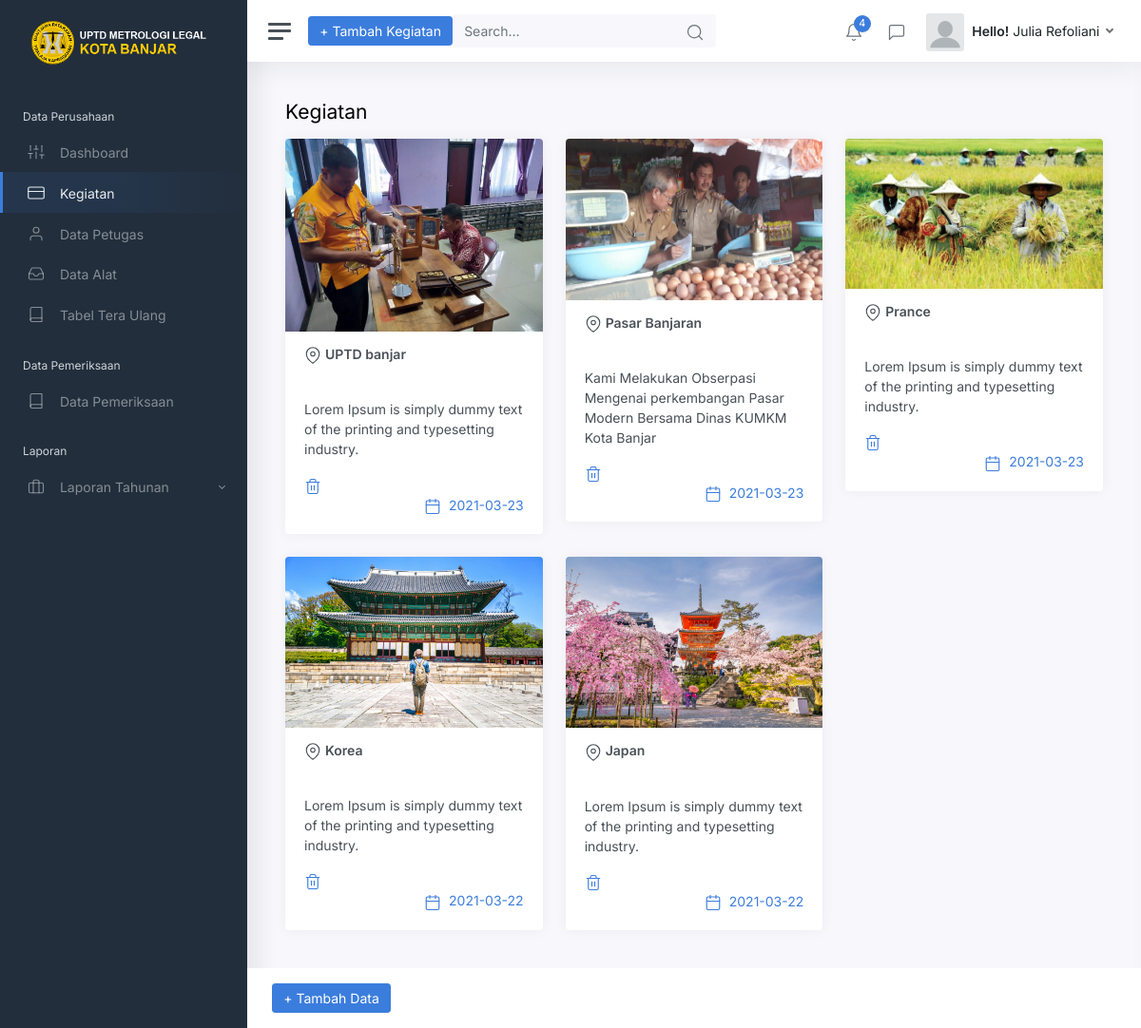
The app's page /view/kegiatan.php with its own data.
### tables this page shows
CREATE TABLE `kegiatan` (
  `id_kegiatan` int(20) NOT NULL,
  `tanggal` varchar(20) NOT NULL,
  `tempat` varchar(20) NOT NULL,
  `gambar` varchar(255) NOT NULL,
  `keterangan` text NOT NULL
);

### view/kegiatan.php (the view, shortened to what this page needs)
<!DOCTYPE html>
<html lang="en">
<head>
	<link href="../css/style.css" rel="stylesheet">
	<link href="../css/app.css" rel="stylesheet">
</head>
<body>
	<div class="wrapper">
		<nav id="sidebar" class="sidebar">
		<?php
		include '../asset/sidebar_menu.php';
		?>
		</nav>
		<div class="main">
			<nav class="navbar navbar-expand navbar-light navbar-bg">
				<a class="sidebar-toggle d-flex">
          <i class="hamburger align-self-center"></i>
        </a>
		<p class="mb-0">
		<a href="#popup"><button type="submit"  class="btn btn-primary">+ Tambah Kegiatan</button></a>
		</p>
				<form class="d-none d-sm-inline-block">
					<div class="input-group input-group-navbar">
						<input type="text" class="form-control" placeholder="Search…" aria-label="Search">
						<button class="btn" type="button">
              <i class="align-middle" data-feather="search"></i>
            </button>
					</div>
				</form>
				<div class="navbar-collapse collapse">
					<ul class="navbar-nav navbar-align">
						<li class="nav-item dropdown">
							<a class="nav-icon dropdown-toggle" href="#" id="alertsDropdown" data-bs-toggle="dropdown">
								<div class="position-relative">
									<i class="align-middle" data-feather="bell"></i>
									<span class="indicator">4</span>
								</div>
							</a>
						</li>
						<li class="nav-item dropdown">
							<a class="nav-icon dropdown-toggle" href="#" id="messagesDropdown" data-bs-toggle="dropdown">
								<div class="position-relative">
									<i class="align-middle" data-feather="message-square"></i>
								</div>
							</a>
						</li>
						<?php
						include '../asset/top-menu.php'
						?>
						</li>
					</ul>
				</div>
			</nav>
			<main class="content">
				<div class="container-fluid p-0">
					<h1 class="h3 mb-3">Kegiatan</h1>
					<div class="row">
				<?php
				include '../asset/koneksi.php';
      $query = "SELECT * FROM kegiatan ORDER BY id_kegiatan DESC";
      $result = mysqli_query($link, $query);
      while($data = mysqli_fetch_assoc($result))
      {
						echo"<div class='col-12 col-md-6 col-lg-4'>
							<div class='card'>";
								echo'<img class="card-img-top" src="../gambar/'.$data['gambar'].'" alt="Unsplash">';
								echo'<div class="card-header">
									<h5 class="card-title mb-0"><i class="align-middle me-1" data-feather="map-pin"></i><strong>'.$data['tempat'].'</strong></h5>
								</div>
								<div class="card-body">
									<p class="card-text">'.$data['keterangan'].'</p>';
								echo'<a href="../asset/aksi_tabel_tera/hapus_kegiatan.php?id_kegiatan='.$data['id_kegiatan'].'"
            						onclick="return confirm(\'Anda yakin akan menghapus data?\')<button type="button" class="card-link">
                                    <i class="align-middle me-1" data-feather="trash-2"></i>&nbsp;</button></a>
								    <div align="right"><a href="#" class="card-link"><i class="align-middle me-1" data-feather="calendar"></i> '.$data['tanggal'].'</a></div>
								</div>
							</div>
						</div>';
				  }
			?>
				</div>
	</div>
			</main>
			<footer class="footer">
				<div class="container-fluid">
					<div class="row text-muted">
						<div class="col-6 text-start">
							<p class="mb-0">
								<a href="#popup"><button type="submit" class="btn btn-primary">+ Tambah Data</button>
							</p>
						</div>
					</div>
				</div>
			</footer>
		</div>
	</div>
</body>
</html>

### records on screen
kegiatan: gambar (picture), tempat "UPTD banjar", keterangan "Lorem Ipsum is simply dummy text of the printing and typesetting industry.", tanggal "2021-03-23"
kegiatan: gambar (picture), tempat "Pasar Banjaran", keterangan "Kami Melakukan Obserpasi Mengenai perkembangan Pasar Modern Bersama Dinas KUMKM Kota Banjar", tanggal "2021-03-23"
kegiatan: gambar (picture), tempat "Prance", keterangan "Lorem Ipsum is simply dummy text of the printing and typesetting industry.", tanggal "2021-03-23"
kegiatan: gambar (picture), tempat "Korea", keterangan "Lorem Ipsum is simply dummy text of the printing and typesetting industry.", tanggal "2021-03-22"
kegiatan: gambar (picture), tempat "Japan", keterangan "Lorem Ipsum is simply dummy text of the printing and typesetting industry.", tanggal "2021-03-22"
